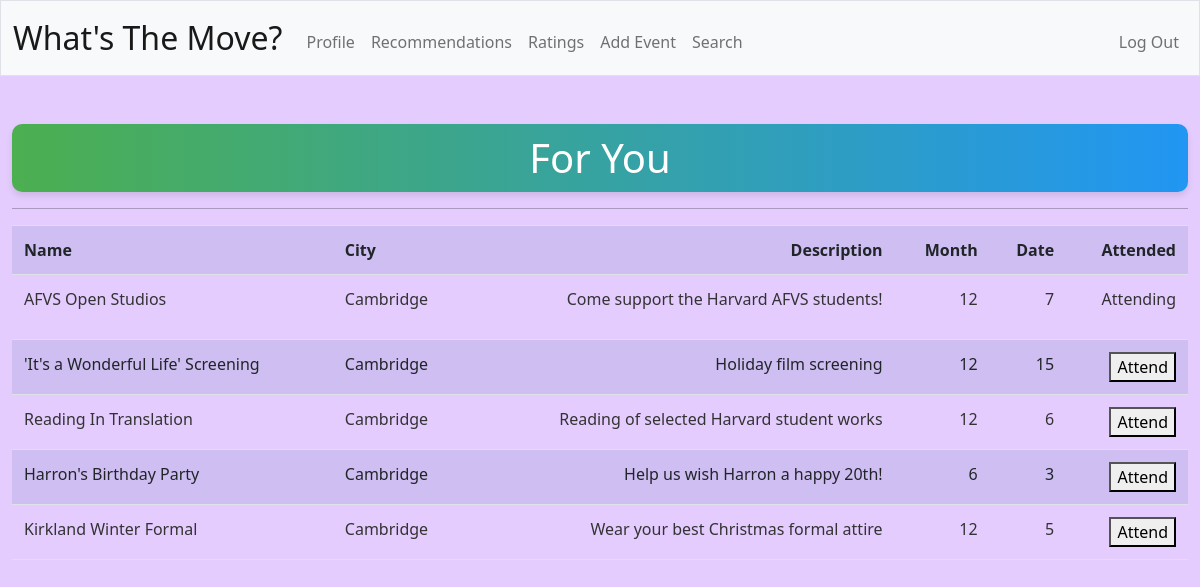
Screenshot of /recommendations (signed in) with the database file from the repository.
### tables this page shows
CREATE TABLE events (
event_id INTEGER PRIMARY KEY AUTOINCREMENT NOT NULL,
name TEXT NOT NULL,
city TEXT NOT NULL,
state TEXT NOT NULL,
address TEXT NOT NULL,
comments TEXT NOT NULL,
user_id INTEGER, month INTEGER NOT NULL, date INTEGER NOT NULL,
FOREIGN KEY(user_id) REFERENCES users(id));

### app.py (the view)
@app.route("/recommendations", methods=["GET", "POST"])
@login_required
def recommendations():
    events = db.execute("SELECT * FROM events")
    preferences = db.execute("SELECT * FROM preferences")
    count_dict = {}
    for event in events:
        c = 0
        descriptions = db.execute(
            "SELECT * FROM descriptions WHERE event_id = ?", event["event_id"]
        )
        for description in descriptions:
            for preference in preferences:
                if preference["adjective"] in description["adjective"]:
                    c += 1
        count_dict[event["event_id"]] = c
    sorted_dict = sorted(count_dict.items(), key=lambda item: item[1], reverse=True)
    five_events = sorted_dict[:5]
    recommendations = []
    for event in five_events:
        recommendations += db.execute(
            "SELECT * FROM events WHERE event_id = ?", event[0]
        )
    attendance = []
    for event in five_events:
        result = db.execute(
            "SELECT attended FROM attendance WHERE user_id = ? AND event_id = ?",
            session["user_id"],
            event[0],
        )
        attendance.append(result[0])
    if request.method == "GET":
        zipped_lists = zip(recommendations, attendance)
        return render_template("recommendations.html", zipped_lists=zipped_lists)
    else:
        db.execute(
            "UPDATE attendance SET attended = 1 WHERE event_id = ?",
            request.form.get("event_id"),
        )
        return redirect("/recommendations")

### app.py (called while the page is built)
@app.after_request
def after_request(response):
    response.headers["Cache-Control"] = "no-cache, no-store, must-revalidate"
    response.headers["Expires"] = 0
    response.headers["Pragma"] = "no-cache"
    return response

### helpers.py (called while the page is built)
def login_required(f):
    @wraps(f)
    def decorated_function(*args, **kwargs):
        if session.get("user_id") is None:
            return redirect("/login")
        return f(*args, **kwargs)
    return decorated_function

### templates/recommendations.html (shortened to what this page needs)
{% extends "layout.html" %}
{% block main %}
    <h1>For You</h2>
    <hr>
    <form action="/recommendations" method="post">
        <table class="table table-striped">
            <tr>
                <th class="text-start">Name</th>
                <th class="text-start">City</th>
                <th class="text-end">Description</th>
                <th class="text-end">Month</th>
                <th class="text-end">Date</th>
                <th class="text-end">Attended</th>
            </tr>
            {% for event_item, attendance_item in zipped_lists %}
                <tr>
                    <td class="text-start">{{ event_item['name'] }}</td>
                    <td class="text-start">{{ event_item['city'] }}</td>
                    <td class="text-end">{{ event_item['comments'] }}</td>
                    <td class="text-end">{{ event_item['month'] }}</td>
                    <td class="text-end">{{ event_item['date'] }}</td>
                    <td class="text-end">
                        {% if attendance_item['attended'] == 0 %}
                            <button type="submit" name="event_id" value="{{ event_item['event_id'] }}">Attend</button>
                        {% elif attendance_item['attended'] == 1 %}
                            <p>Attending</p>
                        {% endif %}
                    </td>
                </tr>
            {% endfor %}
        </table>
    </form>
{% endblock %}

### static/styles.css (style rules this page uses)
body { background-color: #E5CCFF; color: #000000; font-size: 1rem; font-weight: 400; line-height: 1.5; margin: 0; }
h1 { background: linear-gradient(to right, #4CAF50, #2196F3); padding: 10px; text-align: center; color: #fff; border-radius: 10px; box-shadow: 0 4px 6px rgba(0, 0, 0, 0.1); }
.table { width: 100%; margin-bottom: 1rem; color: #333; border-collapse: collapse; }
.table th, .table td { padding: 0.75rem; vertical-align: top; border-top: 1px solid #dee2e6; }
.table-striped tbody tr:nth-of-type(odd) { background-color: rgba(0, 123, 255, 0.05); }

### rows the page displays
events: name "AFVS Open Studios", city "Cambridge", comments "Come support the Harvard AFVS students!", month "12", date "7", shows "Attending"
events: name "'It's a Wonderful Life' Screening", city "Cambridge", comments "Holiday film screening", month "12", date "15", {{ event_item['event_id'] }} 34 (drawn)
events: name "Reading In Translation", city "Cambridge", comments "Reading of selected Harvard student works", month "12", date "6", {{ event_item['event_id'] }} 35 (drawn)
events: name "Harron's Birthday Party", city "Cambridge", comments "Help us wish Harron a happy 20th!", month "6", date "3", {{ event_item['event_id'] }} 15 (drawn)
events: name "Kirkland Winter Formal", city "Cambridge", comments "Wear your best Christmas formal attire", month "12", date "5", {{ event_item['event_id'] }} 18 (drawn)
